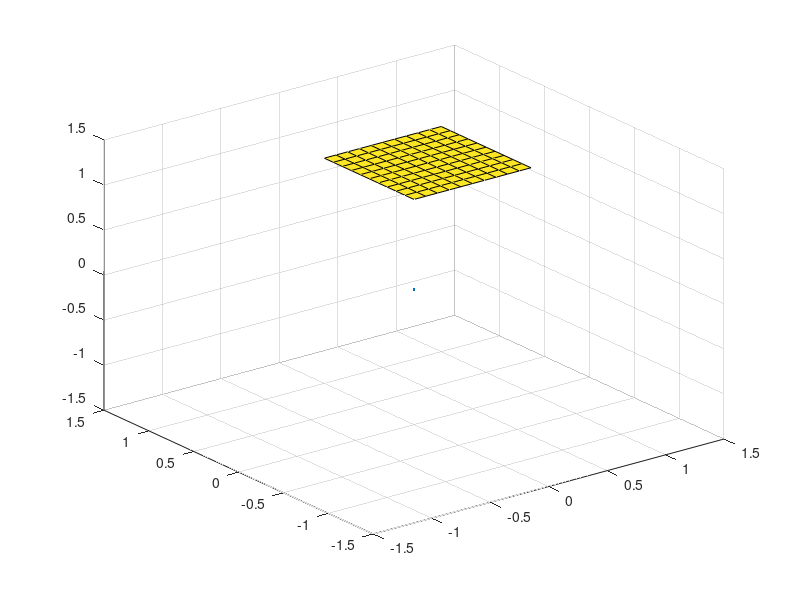

This figure's MATLAB source:
clear


x = (0:0.1:1);
y = (0:0.1:1);
[X, Y] = meshgrid(x, y);

Z = zeros(11);
Z = Z + 1;
surf(X, Y, Z);

% hold on
% Z = Z*(-1);
% surf(X, Y, Z);
% hold off

axis([-1 1 -1 1 -1 1]*1.5);

hold on 
scatter3(0, 0, 0, '.');
hold off